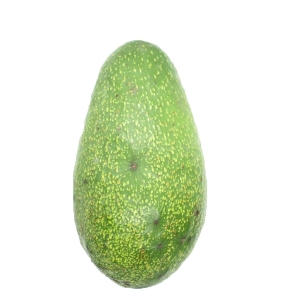
#> input picture data/datos-balanceados/sanos/Avocado 0271.jpg, 300 x 300 px, given as the content of the folder WGAN-Generated-images, which was not available
$ jupyter execute combinacion.ipynb
#> lines starting #> are read from the running program, lines starting #| are printed output that depends on the picture; after the words box and inside, x2 and y2 are one past the last pixel; in counts of white or black regions, pixels touching at a corner belong together; pictures that were not available may be replaced by others from this repository, and a replacement may not be noted
[cell 1]
import os
import numpy as np
from PIL import Image, ImageFilter
import matplotlib.pyplot as plt
import shutil
import cv2

# ---------------------------
# 1. DEFINIR RUTAS
# ---------------------------
dir_defectos = "WGAN-Generated-images"
dir_sanos = "sanos"
dir_resultados = "sanos_con_defectos"
graficos_dir = "graficos_comparacion"

# ---------------------------
# 2. PREPARAR CARPETAS DE SALIDA
# ---------------------------
for folder in [dir_resultados, graficos_dir]:
    shutil.rmtree(folder, ignore_errors=True)
    os.makedirs(folder, exist_ok=True)

# ---------------------------
# 3. FUNCIONES AUXILIARES
# ---------------------------
def detectar_mascara_verde(imagen_rgba):
    imagen_rgb = imagen_rgba.convert("RGB")
    imagen_np = np.array(imagen_rgb)
    hsv = cv2.cvtColor(imagen_np, cv2.COLOR_RGB2HSV)
    lower_green = np.array([30, 40, 40])
    upper_green = np.array([90, 255, 255])
    mask = cv2.inRange(hsv, lower_green, upper_green)
    kernel = np.ones((3, 3), np.uint8)
    return cv2.morphologyEx(mask, cv2.MORPH_CLOSE, kernel, iterations=2)

def limpiar_bordes_defecto(defecto_img, umbral=30):
    """
    Elimina bordes y colores oscuros de una imagen de defecto.
    Convierte en transparentes los píxeles con RGB menor al umbral dado.

    Parámetros:
    - defecto_img: PIL.Image (modo RGBA o convertido)
    - umbral: valor entre 0 y 255 para definir lo "oscuro"

    Retorna:
    - Imagen con fondo y bordes oscuros transparentes
    """
    defecto_img = defecto_img.convert("RGBA")
    defecto_arr = np.array(defecto_img)

    r = defecto_arr[:, :, 0]
    g = defecto_arr[:, :, 1]
    b = defecto_arr[:, :, 2]

    # Crear máscara de píxeles oscuros
    mascara_oscura = (r < umbral) & (g < umbral) & (b < umbral)

    # Aplicar transparencia a píxeles oscuros
    defecto_arr[mascara_oscura] = [0, 0, 0, 0]

    return Image.fromarray(defecto_arr)

def create_soft_mask(defect_arr):
    mask = np.any(defect_arr[:, :, :3] != [0, 0, 0], axis=-1).astype(np.uint8) * 255
    mask_img = Image.fromarray(mask, mode="L").filter(ImageFilter.GaussianBlur(radius=1.5))
    return np.array(mask_img).astype(np.float32) / 255.0

def aplicar_defecto_con_mascara_verde(sano_img, defecto_img):
    sano_img = sano_img.convert("RGBA").resize((128, 128))
    defecto_img=limpiar_bordes_defecto(defecto_img, umbral=40)
    defecto_img = defecto_img.convert("RGBA").resize((128, 128))
    mask_verde = detectar_mascara_verde(sano_img)
    mask_bin = (mask_verde / 255).astype(np.uint8)
    mask_rgba = np.stack([mask_bin] * 4, axis=-1).astype(np.float32)
    defecto_arr = np.array(defecto_img).astype(np.float32)
    defecto_recortado = defecto_arr * mask_rgba
    alpha = create_soft_mask(defecto_recortado)
    alpha = np.stack([alpha] * 4, axis=-1)
    alpha *= mask_rgba
    sano_arr = np.array(sano_img).astype(np.float32)
    combinado = sano_arr * (1 - alpha) + defecto_recortado * alpha
    return Image.fromarray(np.clip(combinado, 0, 255).astype(np.uint8))

# ---------------------------
# 4. PROCESAR: CADA DEFECTO SOBRE TODOS LOS AGUACATES
# ---------------------------
sano_imgs = sorted([f for f in os.listdir(dir_sanos) if f.lower().endswith(('.png', '.jpg'))])
defecto_imgs = sorted([f for f in os.listdir(dir_defectos) if f.lower().endswith(('.png', '.jpg'))])

contador = 0
for d_idx, defecto_file in enumerate(defecto_imgs):
    defecto_path = os.path.join(dir_defectos, defecto_file)
    defecto_img = Image.open(defecto_path)
#> defecto_img is the input picture: PIL image 300x300 RGB; mean R, G, B 226.1, 235, 212.3

    for s_idx, sano_file in enumerate(sano_imgs):
        sano_path = os.path.join(dir_sanos, sano_file)
        sano_img = Image.open(sano_path)

        combinado = aplicar_defecto_con_mascara_verde(sano_img, defecto_img)
#> in aplicar_defecto_con_mascara_verde, `sano_img = sano_img.convert("RGBA").resize((128, 128))`:
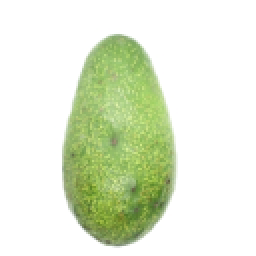
#> sano_img: PIL image 128x128 RGBA (shown 2 times larger); mean R, G, B, A 226.1, 235, 212.3, 255
#> in limpiar_bordes_defecto, `r = defecto_arr[:, :, 0]`:
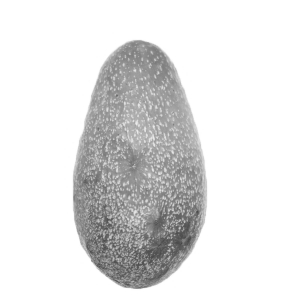
#> r: shape (300, 300); min 70, max 255, mean 226.1
#> in limpiar_bordes_defecto, `g = defecto_arr[:, :, 1]`:
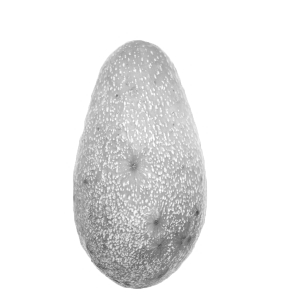
#> g: shape (300, 300); min 77, max 255, mean 235
#> in limpiar_bordes_defecto, `b = defecto_arr[:, :, 2]`:
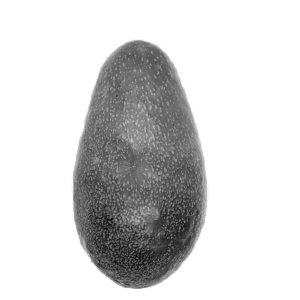
#> b: shape (300, 300); min 12, max 255, mean 212.3
#> in limpiar_bordes_defecto, `mascara_oscura = (r < umbral) & (g < umbral) & (b < umbral)`: mascara_oscura: shape (300, 300) bool; every value is 0
#> in detectar_mascara_verde, `hsv = cv2.cvtColor(imagen_np, cv2.COLOR_RGB2HSV)`: hsv: shape (128, 128, 3); mean H, S, V 12.8, 31.7, 235
#> in detectar_mascara_verde, `mask = cv2.inRange(hsv, lower_green, upper_green)`:
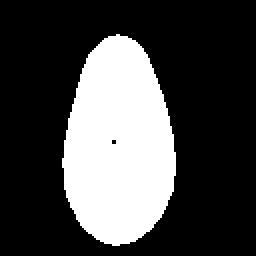
#> mask: shape (128, 128) (shown 2 times larger); 27.6% white; 1 white region, box (x1, y1, x2, y2) and area: (31, 17, 88, 123) 4523
#> in detectar_mascara_verde, `return cv2.morphologyEx(mask, cv2.MORPH_CLOSE, kernel, iterations=2)`: returned value: shape (128, 128); 27.6% white; 1 white region, box (x1, y1, x2, y2) and area: (31, 17, 88, 123) 4527
#> in create_soft_mask, `mask_img = Image.fromarray(mask, mode="L").filter(ImageFilter.Gaussian..`:
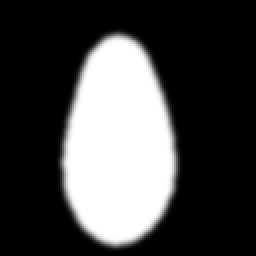
#> mask_img: PIL image 128x128 L (shown 2 times larger); min 0, max 255, mean 70.5
#> in aplicar_defecto_con_mascara_verde, `alpha = np.stack([alpha] * 4, axis=-1)`:
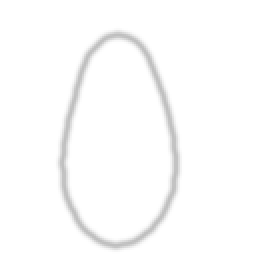
#> alpha: shape (128, 128, 4) float32 (shown 2 times larger); mean of channels 0, 1, 2, 3 0.276, 0.276, 0.276, 0.276; transparent parts drawn white
#> in aplicar_defecto_con_mascara_verde, `alpha *= mask_rgba`:
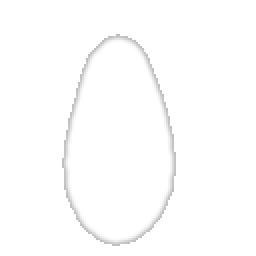
#> alpha: shape (128, 128, 4) float32 (shown 2 times larger); 6.56% of pixels changed, all inside (x1, y1, x2, y2) = (27, 13, 92, 127); transparent parts drawn white

        nombre_resultado = f"def{d_idx+1:02}_sano{s_idx+1:02}.png"
        combinado.save(os.path.join(dir_resultados, nombre_resultado))

        # Gráfico comparativo
        fig, axs = plt.subplots(1, 3, figsize=(9, 3))
        axs[0].imshow(sano_img.resize((128, 128)))
        axs[0].set_title("Sano")
        axs[1].imshow(defecto_img.resize((128, 128)))
        axs[1].set_title("Defecto")
        axs[2].imshow(combinado)
        axs[2].set_title("Combinado")
        for ax in axs:
            ax.axis("off")
        plt.tight_layout()
        plt.savefig(os.path.join(graficos_dir, f"grafico_def{d_idx+1:02}_sano{s_idx+1:02}.png"))
        plt.close()

        contador += 1

print(f"✅ {contador} combinaciones generadas.")
print(f"Guardadas en: {dir_resultados} y {graficos_dir}")

$ run again, on data/datos-balanceados/sanos/Avocado 2217.jpg
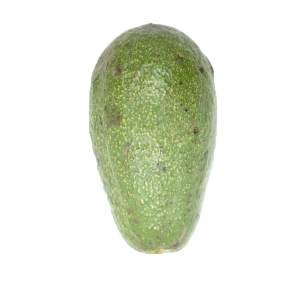
#> input picture data/datos-balanceados/sanos/Avocado 2217.jpg, 300 x 300 px, given as the content of the folder WGAN-Generated-images, which was not available
#> defecto_img is the input picture: PIL image 300x300 RGB; mean R, G, B 227.6, 232, 217.7
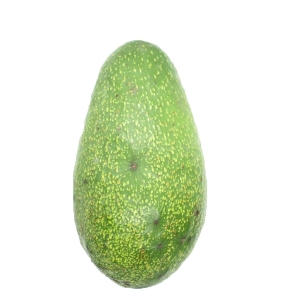
#> input picture data/datos-balanceados/sanos/Avocado 0271.jpg, 300 x 300 px, found by its file name
#> sano_img is the input picture: PIL image 300x300 RGB; mean R, G, B 226.1, 235, 212.3
#> sano_img: PIL image 128x128 RGBA
#> mascara_oscura: shape (300, 300) bool; every value is 0
#> hsv: shape (128, 128, 3); mean H, S, V 12.8, 31.7, 235
#> mask: shape (128, 128); 27.6% white; 1 white region, box (x1, y1, x2, y2) and area: (31, 17, 88, 123) 4523
#> mask_bin: shape (128, 128); values 0 (black) and 1 (white), 27.6% white; 1 white region, box (x1, y1, x2, y2) and area: (31, 17, 88, 123) 4527
#> `plt.savefig(os.path.join(graficos_dir, f"grafico_def{d_idx+1:02}_sano{..`:
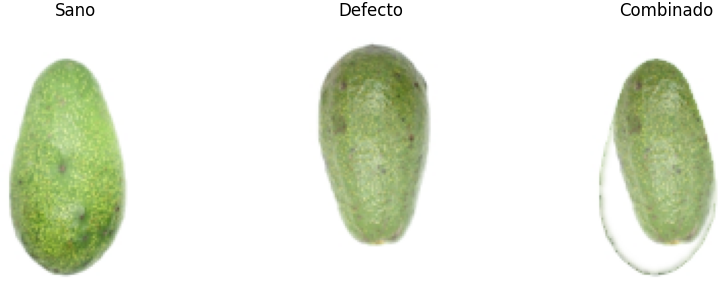
#> figure drawn by matplotlib, 3 panels

$ run again, on data/datos-balanceados/sanos/Avocado 2805.jpg
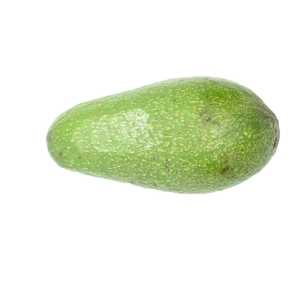
#> input picture data/datos-balanceados/sanos/Avocado 2805.jpg, 300 x 300 px, given as the content of the folder WGAN-Generated-images, which was not available
#> defecto_img is the input picture: PIL image 300x300 RGB; mean R, G, B 232.7, 239.2, 221.3
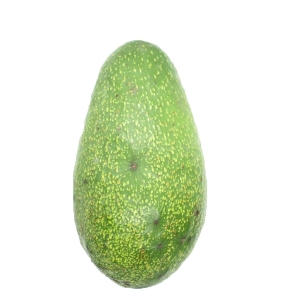
#> input picture data/datos-balanceados/sanos/Avocado 0271.jpg, 300 x 300 px, found by its file name
#> sano_img is the input picture: PIL image 300x300 RGB; mean R, G, B 226.1, 235, 212.3
#> sano_img: PIL image 128x128 RGBA
#> mascara_oscura: shape (300, 300) bool; every value is 0
#> hsv: shape (128, 128, 3); mean H, S, V 12.8, 31.7, 235
#> mask: shape (128, 128); 27.6% white; 1 white region, box (x1, y1, x2, y2) and area: (31, 17, 88, 123) 4523
#> mask_bin: shape (128, 128); values 0 (black) and 1 (white), 27.6% white; 1 white region, box (x1, y1, x2, y2) and area: (31, 17, 88, 123) 4527
#> `plt.savefig(os.path.join(graficos_dir, f"grafico_def{d_idx+1:02}_sano{..`:
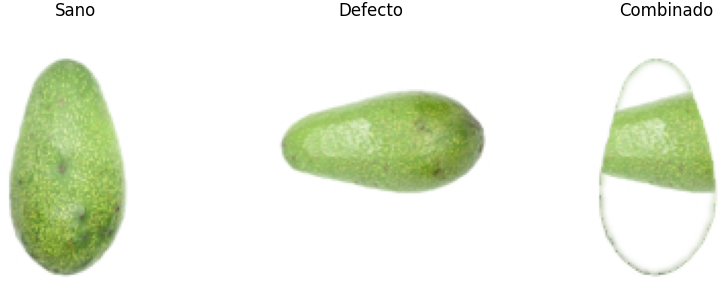
#> figure drawn by matplotlib, 3 panels
